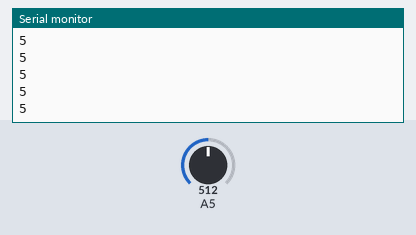
Bench run of a sketch on a simulated Arduino Uno, built with avr-gcc and run on an emulated ATmega328P. Shown: the last lines printed to the serial monitor. The inputs (shaded band) are chosen by the test bench; at power-on: A5 = 512.

Above: at 1.2 s.
1.3 s: A5 set to 122
At 2.2 s:
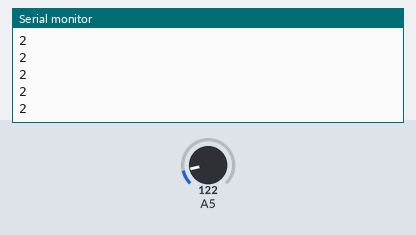
2.8 s: A5 set to 0
At 3.8 s:
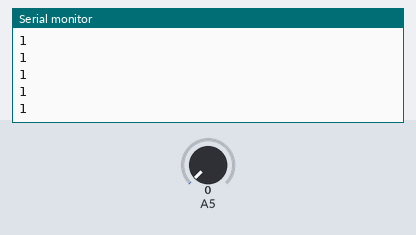
Timing chart, 0 to 5.8 s (numbered marks = the images above; inputs shaded):
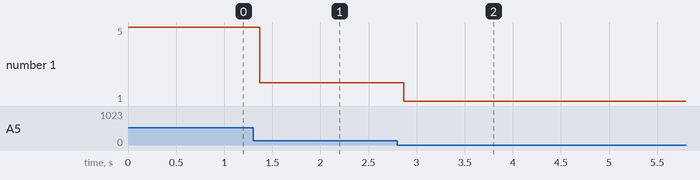

Measured:
- after the input at 1.3 s, the serial monitor: prints a new line after 0.07 s (image 1)
- after the input at 2.8 s, the serial monitor: prints a new line after 0.07 s (image 2)
- plotted number 1: 5 → 2 after the input at 1.3 s, 2 → 1 after the input at 2.8 s

The sketch:

sketch_jul19a.ino
```cpp
//int sensorPin = A5;
int factor=1;
void setup() {
  // put your setup code here, to run once:
  Serial.begin(9600);

}

void loop() {
 factor = microphone_update();
 Serial.println(factor);


}

int microphone_update(){
  int sensorValue = analogRead (A5);
  int brightness = map(sensorValue, 1,255, 1, 5);
  brightness = constrain(brightness, 1,5);
// Serial.println(brightness);
  //analogWrite(ledPin, brightness);
  return brightness;
}
```
